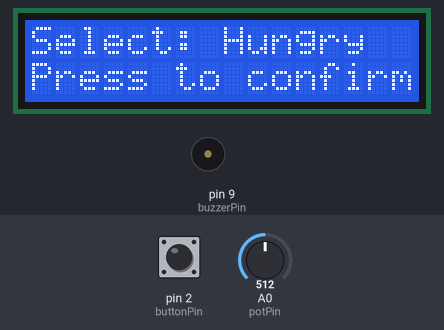
Recording of a sketch running on a simulated Arduino Uno, built with avr-gcc and run on an emulated ATmega328P. Parts: 16×2 character LCD, buzzer (waves = sounding). The inputs (shaded band) are chosen by the test bench; at power-on: pin 2 (buttonPin) HIGH, A0 (potPin) = 512. What the sketch prints to the serial monitor is not drawn.

Above: at 1.2 s.
1.3 s: pin 2 (buttonPin) pulled LOW for 0.15 s
At 3.0 s:
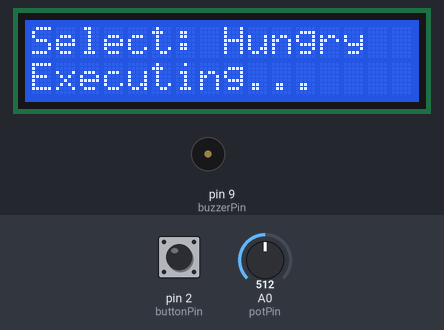
4.4 s: A0 (potPin) set to 669
6.5 s: A0 (potPin) set to 689
At 7.7 s:
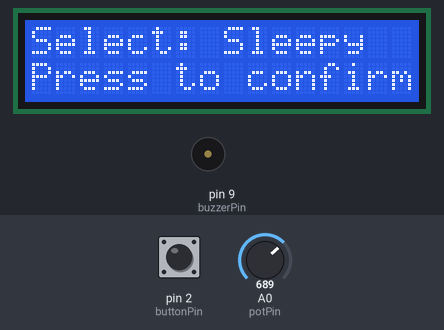
8.0 s: pin 2 (buttonPin) pulled LOW for 1 s
At 9.3 s:
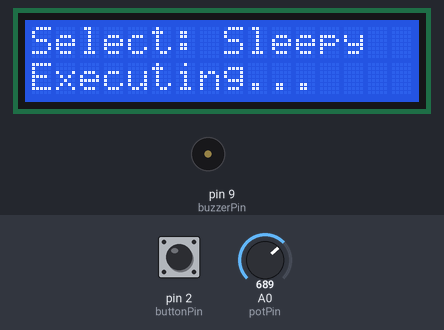
12.0 s: A0 (potPin) set to 1011
13.5 s: A0 (potPin) set to 1023
At 14.2 s:
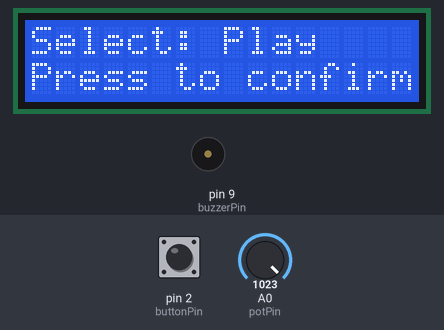
Timing chart, 0 to 16.0 s (numbered marks = the images above; inputs shaded):
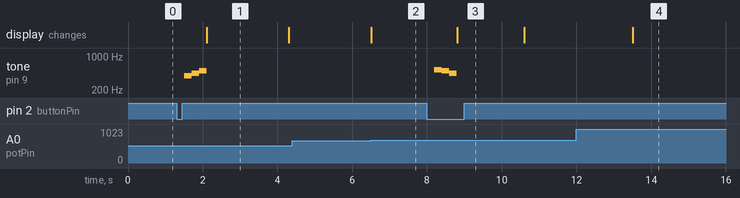

Measured:
- the behaviour switches between 681 and 682 on A0 (potPin) (found by bisection; images 1 and 2)
- the behaviour switches between 1022 and 1023 on A0 (potPin) (found by bisection; images 3 and 4)
- after the input at 1.3 s, tone on pin 9 (buzzerPin): silent → 392 Hz after 0.20 s, → 440 Hz 0.20 s later, → 494 Hz 0.20 s later, → silent 0.20 s later; the display: changes after 0.80 s (image 1)
- after the input at 4.4 s, every drawn part: stays the same
- after the input at 6.5 s, the display: changes at once (image 2)
- after the input at 8.0 s, tone on pin 9 (buzzerPin): silent → 523 Hz after 0.20 s, → 494 Hz 0.20 s later, → 440 Hz 0.20 s later, → silent 0.20 s later; the display: changes after 0.80 s (image 3)
- after the input at 12.0 s, every drawn part: stays the same
- after the input at 13.5 s, the display: changes at once (image 4)
- what the display in image 1 shows lasts 2.2 s, from 2.1 s to 4.3 s

The sketch:

tamagotchi.ino
```cpp
#include <LiquidCrystal.h>

// LCD setup
LiquidCrystal lcd(3, 4, 5, 6, 7, 8); // Update LCD pins to 3, 4, 5, 6, 7, 8

// Buzzer pin
const int buzzerPin = 9; // Pin connected to the buzzer

// LED Matrix rows and columns
const int rowPins[] = {A1, A2, A3, A4}; // Rows connected to A1-A4
const int colPins[] = {10, 11, 12, 13}; // Columns connected to 10, 11, 12, 13

// Menu options
const char* menuOptions[] = {
  "Happy Face",
  "Hungry",
  "Sleepy",
  "Play"
};
const int numOptions = 4; // Number of menu options

// Pin definitions
const int potPin = A0;    // Potentiometer pin
const int buttonPin = 2;  // Push button connected to pin 2

// Variables
int currentSelection = 0; // Current menu selection
bool buttonPressed = false;

void setup() {
  // LCD setup
  lcd.begin(16, 2);
  lcd.print("Menu Selector");

  // Serial Monitor setup
  Serial.begin(9600); // Initialize the Serial Monitor at 9600 baud rate
  Serial.println("Starting Menu Selector...");
  Serial.println("Use the potentiometer to navigate the menu.");

  // LED Matrix setup
  for (int i = 0; i < 4; i++) {
    pinMode(rowPins[i], OUTPUT);
    pinMode(colPins[i], OUTPUT);
  }
  clearMatrix(); // Ensure all LEDs are off

  // Button setup
  pinMode(buttonPin, INPUT_PULLUP); // Enable internal pull-up resistor for button

  // Buzzer setup
  pinMode(buzzerPin, OUTPUT); // Set buzzer pin as output
}

void loop() {
  // Read raw potentiometer value
  int potValue = analogRead(potPin);
  int newSelection = map(potValue, 0, 1023, 0, numOptions - 1);

  // If the selection has changed, update the display and Serial Monitor
  if (newSelection != currentSelection) {
    currentSelection = newSelection;
    displayMenu();
    Serial.print("Current Selection: ");
    Serial.println(menuOptions[currentSelection]); // Print selected menu option
  }

  // Check if the button is pressed
  if (digitalRead(buttonPin) == LOW) { // Button is pressed when LOW
    delay(200); // Debounce delay
    if (!buttonPressed) {
      buttonPressed = true;
      Serial.print("Executing: ");
      Serial.println(menuOptions[currentSelection]); // Log selected option
      playSound();       // Play sound when button is pressed
      executeSelection();
    }
  } else {
    buttonPressed = false;
  }
}

// Function to display the menu
void displayMenu() {
  lcd.clear(); // Clear the display
  lcd.setCursor(0, 0); // Move to the first line, first column
  lcd.print("Select: ");
  lcd.print(menuOptions[currentSelection]); // Display the current menu option

  lcd.setCursor(0, 1); // Move to the second line, first column
  lcd.print("Press to confirm");
}

// Function to execute the selected option
void executeSelection() {
  lcd.setCursor(0, 1);
  lcd.print("Executing...      ");

  // Display the selected frame on the LED matrix
  switch (currentSelection) {
    case 0:
      drawHappyFace(); // Display Happy Face (static)
      break;
    case 1:
      drawHungryAnimation(); // Display Hungry animation
      break;
    case 2:
      drawSleepyFace(); // Display Sleepy (static)
      break;
    case 3:
      drawPlayAnimation(); // Display Play animation
      break;
  }

  delay(1000); // Wait to show execution
  lcd.setCursor(0, 1);
  lcd.print("Done!             ");
  Serial.println("Done!"); // Log completion to Serial Monitor
  delay(1000); // Show "Done!" for a moment
}

// Function to clear all LEDs
void clearMatrix() {
  for (int i = 0; i < 4; i++) {
    digitalWrite(rowPins[i], LOW);  // Set all rows to LOW
    digitalWrite(colPins[i], HIGH); // Set all columns to HIGH
  }
}

// Function to light up a specific LED
void lightUpLED(int row, int col) {
  clearMatrix();                  // Turn off all LEDs
  digitalWrite(rowPins[row], HIGH); // Activate the selected row
  digitalWrite(colPins[col], LOW);  // Activate the selected column
}

// Function to draw a static Happy Face
void drawHappyFace() {
  int happyFace[4][4] = {
    {0, 1, 1, 0}, // Row 1
    {1, 0, 0, 1}, // Row 2
    {1, 1, 1, 1}, // Row 3
    {0, 1, 1, 0}  // Row 4
  };

  for (int row = 0; row < 4; row++) {
    for (int col = 0; col < 4; col++) {
      if (happyFace[row][col] == 1) {
        lightUpLED(row, col);
      }
    }
    delay(200);
  }
}

// Function to draw Hungry animation
void drawHungryAnimation() {
  for (int i = 0; i < 3; i++) {
    clearMatrix();
    delay(200);
    lightUpLED(i, i);
    lightUpLED(i, 3 - i);
    delay(200);
  }
}

// Function to draw a static Sleepy Face
void drawSleepyFace() {
  int sleepyFace[4][4] = {
    {0, 1, 1, 0},
    {1, 0, 0, 1},
    {0, 1, 1, 0},
    {1, 0, 0, 1}
  };

  for (int row = 0; row < 4; row++) {
    for (int col = 0; col < 4; col++) {
      if (sleepyFace[row][col] == 1) {
        lightUpLED(row, col);
      }
    }
    delay(200);
  }
}

// Function to draw Play animation
void drawPlayAnimation() {
  for (int frame = 0; frame < 4; frame++) {
    for (int i = 0; i < 4; i++) {
      lightUpLED(i, (i + frame) % 4);
    }
    delay(200);
  }
}

// Function to play sound
void playSound() {
  switch (currentSelection) {
    case 0: // Tune for "Happy Face"
      tone(buzzerPin, 262, 200); // C4
      delay(200);
      tone(buzzerPin, 294, 200); // D4
      delay(200);
      tone(buzzerPin, 330, 200); // E4
      delay(200);
      break;

    case 1: // Tune for "Hungry"
      tone(buzzerPin, 392, 200); // G4
      delay(200);
      tone(buzzerPin, 440, 200); // A4
      delay(200);
      tone(buzzerPin, 494, 200); // B4
      delay(200);
      break;

    case 2: // Tune for "Sleepy"
      tone(buzzerPin, 523, 200); // C5
      delay(200);
      tone(buzzerPin, 494, 200); // B4
      delay(200);
      tone(buzzerPin, 440, 200); // A4
      delay(200);
      break;

    case 3: // Tune for "Play"
      tone(buzzerPin, 349, 200); // F4
      delay(200);
      tone(buzzerPin, 392, 200); // G4
      delay(200);
      tone(buzzerPin, 349, 400); // F4 (longer)
      delay(400);
      break;

    default:
      tone(buzzerPin, 262, 200); // Default tone
      delay(200);
      break;
  }
}
```
